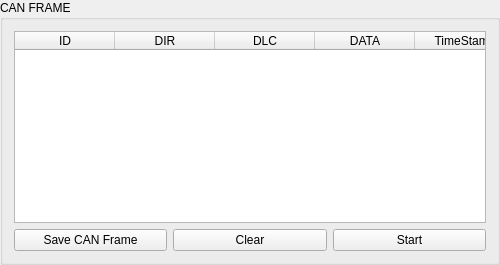
     <widget class="QGroupBox" name="groupBox_CAN_Frame">
      <property name="sizePolicy">
       <sizepolicy hsizetype="Preferred" vsizetype="Preferred">
        <horstretch>0</horstretch>
        <verstretch>0</verstretch>
       </sizepolicy>
      </property>
      <property name="minimumSize">
       <size>
        <width>500</width>
        <height>0</height>
       </size>
      </property>
      <property name="font">
       <font>
        <pointsize>9</pointsize>
       </font>
      </property>
      <property name="title">
       <string>CAN FRAME</string>
      </property>
      <layout class="QVBoxLayout" name="verticalLayout_6">
       <item>
        <layout class="QHBoxLayout" name="horizontalLayout_3">
         <item>
          <widget class="QTableWidget" name="tableWidget">
           <property name="horizontalScrollBarPolicy">
            <enum>Qt::ScrollBarAlwaysOff</enum>
           </property>
           <property name="editTriggers">
            <set>QAbstractItemView::NoEditTriggers</set>
           </property>
           <property name="rowCount">
            <number>0</number>
           </property>
           <attribute name="horizontalHeaderVisible">
            <bool>true</bool>
           </attribute>
           <attribute name="horizontalHeaderCascadingSectionResizes">
            <bool>false</bool>
           </attribute>
           <attribute name="horizontalHeaderHighlightSections">
            <bool>true</bool>
           </attribute>
           <attribute name="horizontalHeaderShowSortIndicator" stdset="0">
            <bool>false</bool>
           </attribute>
           <column>
            <property name="text">
             <string>ID</string>
            </property>
           </column>
           <column>
            <property name="text">
             <string>DIR</string>
            </property>
           </column>
           <column>
            <property name="text">
             <string>DLC</string>
            </property>
           </column>
           <column>
            <property name="text">
             <string>DATA</string>
            </property>
           </column>
           <column>
            <property name="text">
             <string>TimeStamp</string>
            </property>
           </column>
          </widget>
         </item>
        </layout>
       </item>
       <item>
        <layout class="QHBoxLayout" name="horizontalLayout_4">
         <item>
          <widget class="QPushButton" name="Btn_SaveCANFrame">
           <property name="text">
            <string>Save CAN Frame</string>
           </property>
          </widget>
         </item>
         <item>
          <widget class="QPushButton" name="Btn_Clear">
           <property name="text">
            <string>Clear</string>
           </property>
          </widget>
         </item>
         <item>
          <widget class="QPushButton" name="Btn_StartStop">
           <property name="minimumSize">
            <size>
             <width>60</width>
             <height>20</height>
            </size>
           </property>
           <property name="maximumSize">
            <size>
             <width>350</width>
             <height>16777215</height>
            </size>
           </property>
           <property name="text">
            <string>Start</string>
           </property>
          </widget>
         </item>
        </layout>
       </item>
      </layout>
     </widget>
